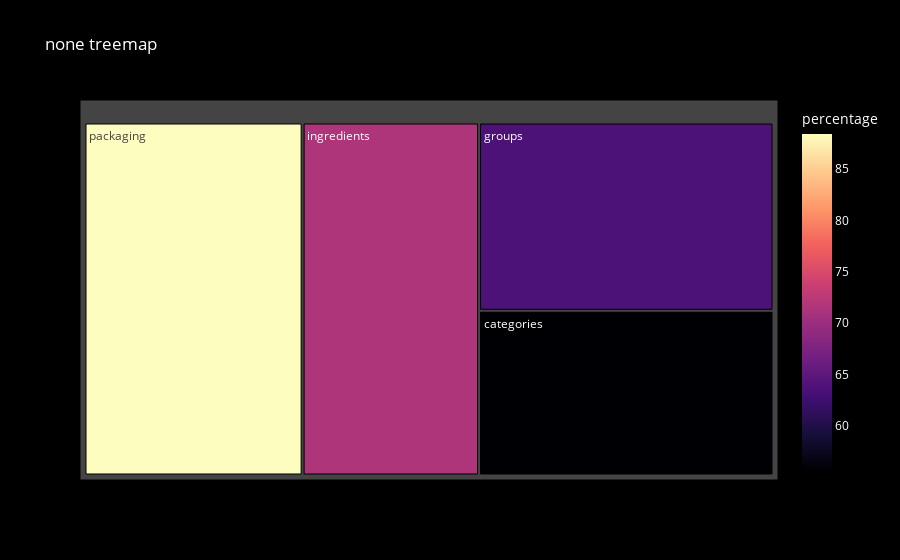

Notebook code cell kept with this figure:
### Code cell
data_graph_none = [{'key': key, 'percentage': percentage} for key, percentage in percentages.items()]
df = pd.DataFrame(data_graph_none)
fig = px.treemap(df, path=['key'], values='percentage',
                 color='percentage', color_continuous_scale='Magma',
                 title='none treemap')
fig.update_layout(
    paper_bgcolor='black',  
    plot_bgcolor='black',   
    font_color='white'      
)
fig.show()

### Figure 1 — Plotly figure (JSON) as saved in the notebook; plotly's stock layout.template omitted (floating-point values rounded to 4 significant figures)
{"data": [{"branchvalues": "total", "customdata": [[55.7], [63.67], [71.53], [88.43]], "domain": {"x": [0, 1], "y": [0, 1]}, "hovertemplate": "labels=%{label}<br>percentage_sum=%{value}<br>parent=%{parent}<br>id=%{id}<br>percentage=%{color}<extra></extra>", "ids": ["categories", "groups", "ingredients", "packaging"], "labels": ["categories", "groups", "ingredients", "packaging"], "marker": {"coloraxis": "coloraxis", "colors": [55.7, 63.67, 71.53, 88.43]}, "name": "", "parents": ["", "", "", ""], "type": "treemap", "values": [55.7, 63.67, 71.53, 88.43]}], "layout": {"coloraxis": {"colorbar": {"title": {"text": "percentage"}}, "colorscale": [[0, "#000004"], [0.1111, "#180f3d"], [0.2222, "#440f76"], [0.3333, "#721f81"], [0.4444, "#9e2f7f"], [0.5556, "#cd4071"], [0.6667, "#f1605d"], [0.7778, "#fd9668"], [0.8889, "#feca8d"], [1, "#fcfdbf"]]}, "font": {"color": "white"}, "legend": {"tracegroupgap": 0}, "paper_bgcolor": "black", "plot_bgcolor": "black", "title": {"text": "none treemap"}}}
